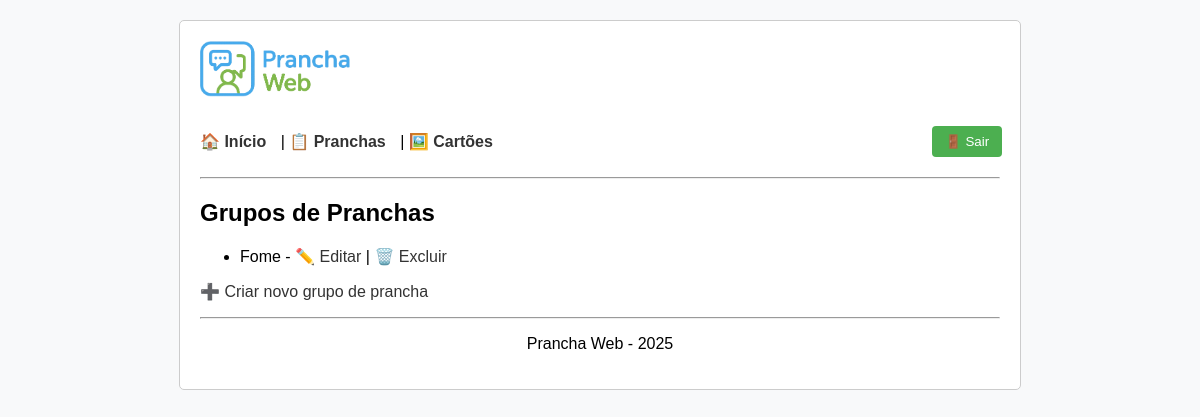
Page /pages/gerenciar_grupos_pranchas.php (signed in) on the earlier database version.
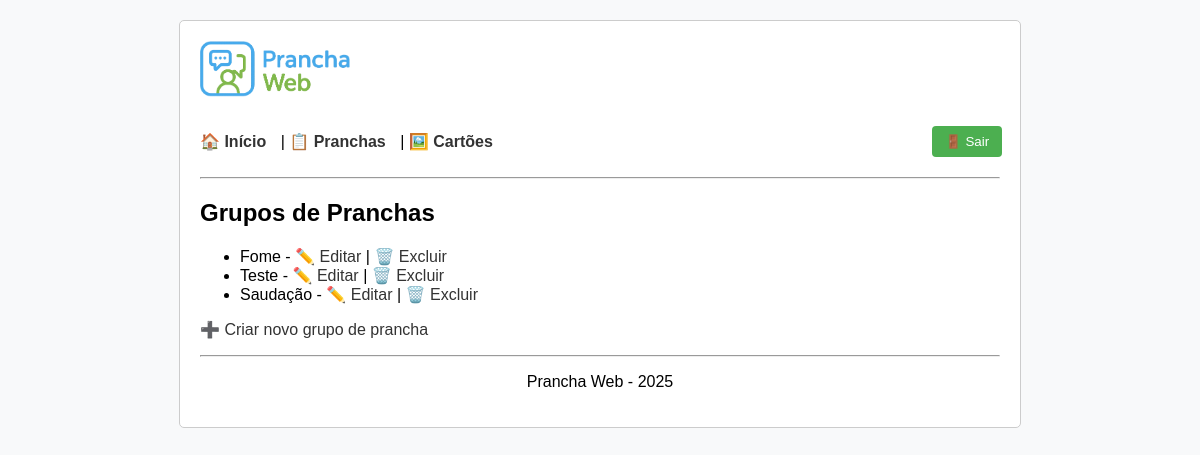
Same page on the later database version.
### tables this page shows
CREATE TABLE `grupos_pranchas` (
  `id` int(11) NOT NULL,
  `nome` varchar(100) NOT NULL
);

### includes/modelo_grupos_pranchas.php (called while the page is built, shortened)
<?php
function listarGruposPranchas() {
    $conexao = new mysqli(DB_HOST, DB_USUARIO, DB_SENHA, DB_NOME);
    $grupos = [];
    $sql = "SELECT id, nome FROM grupos_pranchas";
    $comando = $conexao->prepare($sql);
    $comando->execute();
    $comando->bind_result($id, $nome);
    while ($comando->fetch()) {
        $grupos[] = ['id' => $id, 'nome' => $nome];
    }
    return $grupos;
}
?>

### includes/controle_grupos_pranchas.php (called while the page is built)
<?php
require_once 'modelo_grupos_pranchas.php';
$lista_grupos_pranchas = listarGruposPranchas();
?>

### pages/gerenciar_grupos_pranchas.php (the view)
<?php include '../includes/cabecalho.php'; ?>
<?php require_once '../includes/controle_grupos_pranchas.php'; ?>
<h2>Grupos de Pranchas</h2>
<?php if (count($lista_grupos_pranchas) > 0): ?>
    <ul>
        <?php foreach ($lista_grupos_pranchas as $grupo): ?>
            <li>
                <?php echo htmlspecialchars($grupo['nome']); ?> -
                <a href="editar_grupo_prancha.php?id=<?php echo $grupo['id']; ?>">✏️ Editar</a> |
                <a href="../includes/controle_excluir_grupo_prancha.php?id=<?php echo $grupo['id']; ?>" onclick="return confirm('Tem certeza que deseja excluir este grupo?');">🗑️ Excluir</a>
            </li>
        <?php endforeach; ?>
    </ul>
<?php else: ?>
    <p>Nenhum grupo de prancha cadastrado ainda.</p>
<?php endif; ?>
<p><a href="criar_grupo_prancha.php">➕ Criar novo grupo de prancha</a></p>
<?php include '../includes/rodape.php'; ?>

Differences in the rows shown:
added grupos_pranchas: nome "Teste"
added grupos_pranchas: nome "Saudação"
